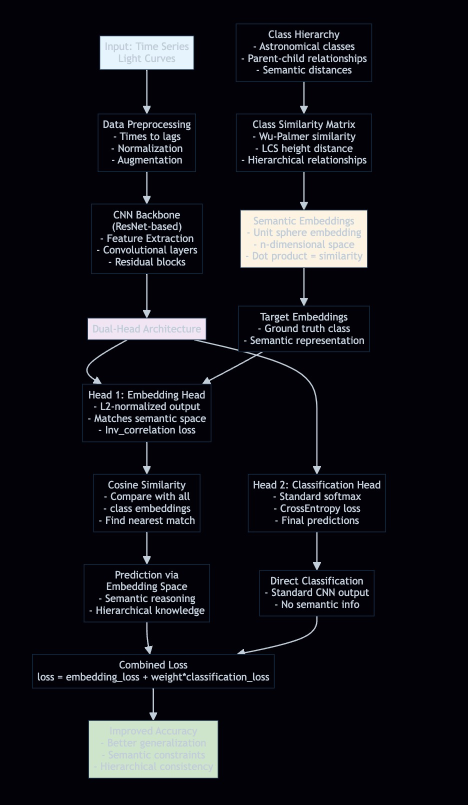
#> input picture graph.jpg, 936 x 1610 px, given as the content of the folder training_images, which was not available (shown at 1/2 size)
$ python downsize_images.py
#> lines starting #> are read from the running program, lines starting #| are printed output that depends on the picture; after the words box and inside, x2 and y2 are one past the last pixel; in counts of white or black regions, pixels touching at a corner belong together; pictures that were not available may be replaced by others from this repository, and a replacement may not be noted
#> in downsize_image, img is the input picture: shape (1610, 936, 3); mean R, G, B 20.5, 20.5, 26.2
import os
import numpy as np
import matplotlib.pyplot as plt
from skimage import io, transform, morphology, measure
from skimage.color import rgb2gray
import glob
import time

def auto_crop(image, threshold=0.05):
    """
    Automatically crop empty space around an image.

    Args:
        image: The input image
        threshold: Pixel value to consider as foreground

    Returns:
        Cropped image
    """
#> called with threshold = 0.05
    # Convert to grayscale if needed
    if len(image.shape) == 3:
        gray = rgb2gray(image)
    else:
        gray = image

    # Create binary image
    binary = gray > threshold
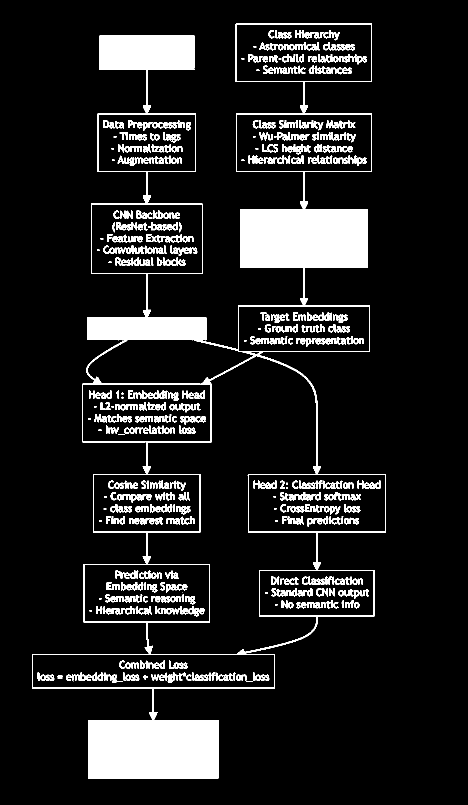
#> binary: shape (1610, 936) bool (shown at 1/2 size); 10.9% white; 578 white regions (38 under 20 px), largest, box (x1, y1, x2, y2) and area: (64, 47, 772, 1557) 106774, (663, 88, 710, 101) 389, (305, 244, 354, 257) 380

    # Apply morphological closing to connect nearby regions
    closed = morphology.closing(binary, morphology.square(5))
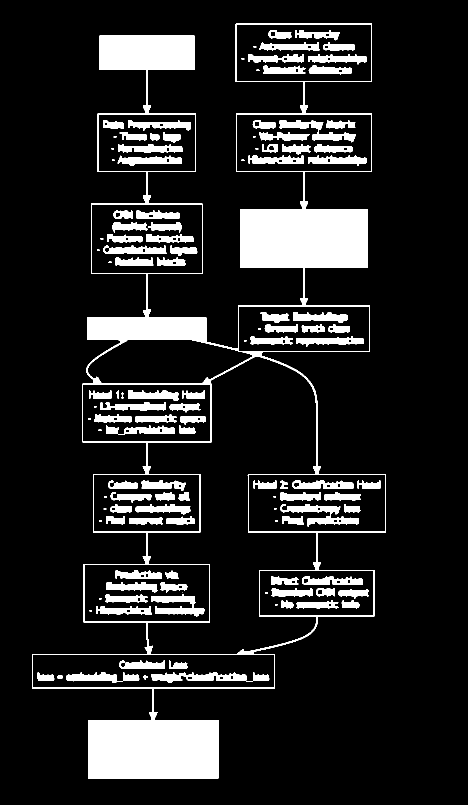
#> closed: shape (1610, 936) bool (shown at 1/2 size); 12.6% white; 127 white regions (28 under 20 px)

    # Find the bounding box of the foreground
    label_img = measure.label(closed)
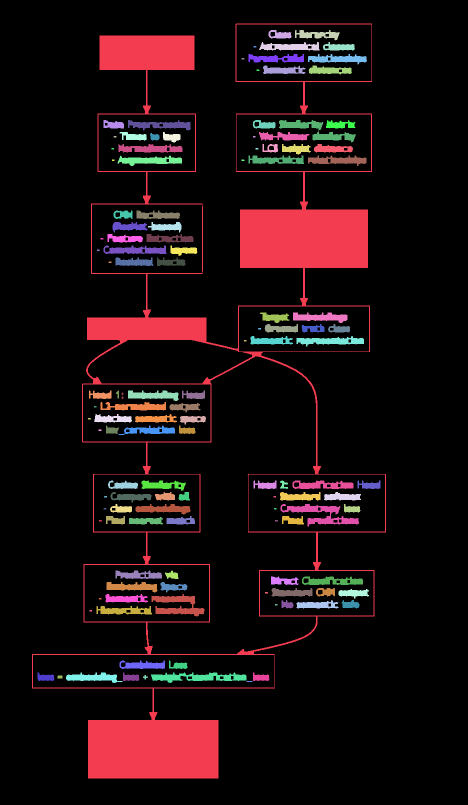
#> label_img: shape (1610, 936) int32 (shown at 1/2 size); 128 distinct labels, from 0 to 127; one colour per label, 0 black
    regions = measure.regionprops(label_img)
#> regions = 127 regions; largest, box (x1, y1, x2, y2) and area: (64, 47, 772, 1557) 107118, (561, 1008, 718, 1053) 2575, (303, 1188, 409, 1233) 2291, (302, 1345, 493, 1366) 2204, (558, 240, 712, 285) 2186

    if not regions:
        return image  # Return original if no regions found

    # Get the largest region
    largest_region = max(regions, key=lambda r: r.area)
    minr, minc, maxr, maxc = largest_region.bbox
#> minr = 47; minc = 64; maxr = 1557; maxc = 772

    # Add a small padding (10% of dimensions)
    height, width = image.shape[:2]
#> height = 1610; width = 936
    pad_h = int(height * 0.1)
#> pad_h = 161
    pad_w = int(width * 0.1)
#> pad_w = 93

    minr = max(0, minr - pad_h)
#> minr = 0
    minc = max(0, minc - pad_w)
#> minc = 0
    maxr = min(height, maxr + pad_h)
#> maxr = 1610
    maxc = min(width, maxc + pad_w)
#> maxc = 865

    # Crop the image
    return image[minr:maxr, minc:maxc]
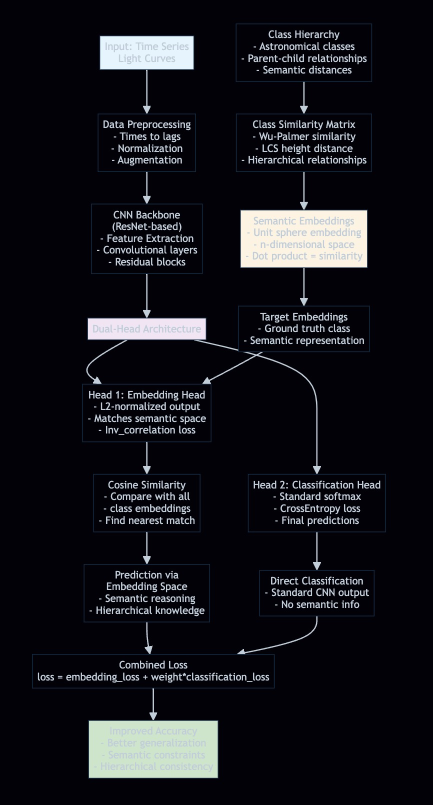
#> returned value: shape (1610, 865, 3) (shown at 1/2 size); mean of channels 0, 1, 2 22.1, 22.2, 27.8; drawn as R, G, B

def downsize_image(image_path, output_path, target_reduction=30, output_size=(128, 128)):
    """
    Downsize an image through cropping and resampling to achieve approximately
    the target reduction factor in file size.

    Args:
        image_path: Path to the input image
        output_path: Path to save the output image
        target_reduction: Target reduction factor for file size
        output_size: Tuple of (width, height) for the final image size

    Returns:
        Tuple of (original_image, downsized_image)
    """
    try:
        # Read the image
        img = io.imread(image_path)

        # Auto-crop the image
        cropped = auto_crop(img)

        # Resize the image to the standard output size
        resized = transform.resize(cropped, output_size, anti_aliasing=True, preserve_range=True).astype(np.uint8)
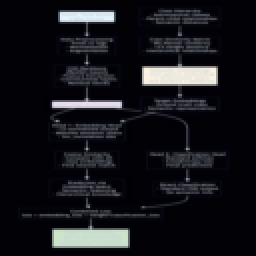
#> resized: shape (128, 128, 3) (shown 2 times larger); mean R, G, B 21.8, 21.9, 27.1

        # Save the downsized image
        io.imsave(output_path, resized, check_contrast=False)

        return img, resized
    except Exception as e:
        print(f"Error processing {image_path}: {e}")
        return None, None

def process_all_images(input_dir, output_dir, target_reduction=30, num_examples=4, max_images=None, output_size=(128, 128)):
    """
    Process all images in a directory and save downsized versions.
    Also creates a comparison plot for a few examples.

    Args:
        input_dir: Directory containing input images
        output_dir: Directory to save output images
        target_reduction: Target reduction factor for file size
        num_examples: Number of example images to plot
        max_images: Maximum number of images to process (None for all images)
        output_size: Tuple of (width, height) for all output images
    """
    # Create output directory if it doesn't exist
    os.makedirs(output_dir, exist_ok=True)

    # Get list of image files
    image_files = glob.glob(os.path.join(input_dir, "*.jpg"))

    if not image_files:
        print(f"No images found in {input_dir}")
        return

    # Limit the number of images if specified
    if max_images is not None:
        image_files = image_files[:max_images]

    print(f"Found {len(image_files)} images. Processing...")
    start_time = time.time()

    # Process each image
    total_orig_size = 0
    total_new_size = 0
    example_images = []

    for i, img_path in enumerate(image_files):
        filename = os.path.basename(img_path)
        output_path = os.path.join(output_dir, filename)

        # Process the image
        orig_img, downsized_img = downsize_image(img_path, output_path, target_reduction, output_size)

        if orig_img is not None:
            # Track file sizes
            orig_size = os.path.getsize(img_path)
            new_size = os.path.getsize(output_path)
            total_orig_size += orig_size
            total_new_size += new_size

            # Store example images for plotting
            if i < num_examples:
                example_images.append((filename, orig_img, downsized_img, orig_size, new_size))

        # Print progress every 10 images
        if (i + 1) % 10 == 0:
            print(f"Processed {i + 1}/{len(image_files)} images")

    # Calculate overall reduction
    if total_orig_size > 0:
        reduction_factor = total_orig_size / total_new_size
        print(f"\nOverall size reduction: {reduction_factor:.2f}x")
        print(f"Original total size: {total_orig_size / (1024*1024):.2f} MB")
        print(f"New total size: {total_new_size / (1024*1024):.2f} MB")

    print(f"Processing completed in {time.time() - start_time:.2f} seconds")

    # Plot example images
    plot_examples(example_images)

def plot_examples(example_images):
    """
    Create comparison plots for example images.

    Args:
        example_images: List of tuples (filename, original, downsized, orig_size, new_size)
    """
    if not example_images:
        return

    n = len(example_images)
#> n = 1
    fig, axes = plt.subplots(n, 2, figsize=(12, 4*n))

    for i, (filename, orig, downsized, orig_size, new_size) in enumerate(example_images):
        # Single example case
        if n == 1:
            ax1, ax2 = axes
        else:
            ax1, ax2 = axes[i]

        # Original image
        ax1.imshow(orig)
        ax1.set_title(f"Original: {filename}\nSize: {orig_size/1024:.1f} KB, {orig.shape[0]}x{orig.shape[1]}")
        ax1.axis('off')

        # Downsized image
        ax2.imshow(downsized)
        ax2.set_title(f"Downsized: {filename}\nSize: {new_size/1024:.1f} KB, {downsized.shape[0]}x{downsized.shape[1]}\nReduction: {orig_size/new_size:.1f}x")
        ax2.axis('off')
#> this loop made 1 pass
#> (filename, orig_size, new_size) on pass 1: ('graph.jpg', 199378, 3126)

    plt.tight_layout()
    plt.savefig('image_comparison.png', dpi=150)
    plt.show()

if __name__ == "__main__":
    input_directory = "training_images"
    output_directory = "downsized_galaxy_images"

    # Standard output size for all images (width, height)
    output_size = (128, 128)

    # Process all images with a target reduction factor of 30
    # Change max_images to limit processing (None for all images)
    process_all_images(input_directory, output_directory, target_reduction=30, max_images=3, output_size=output_size)
